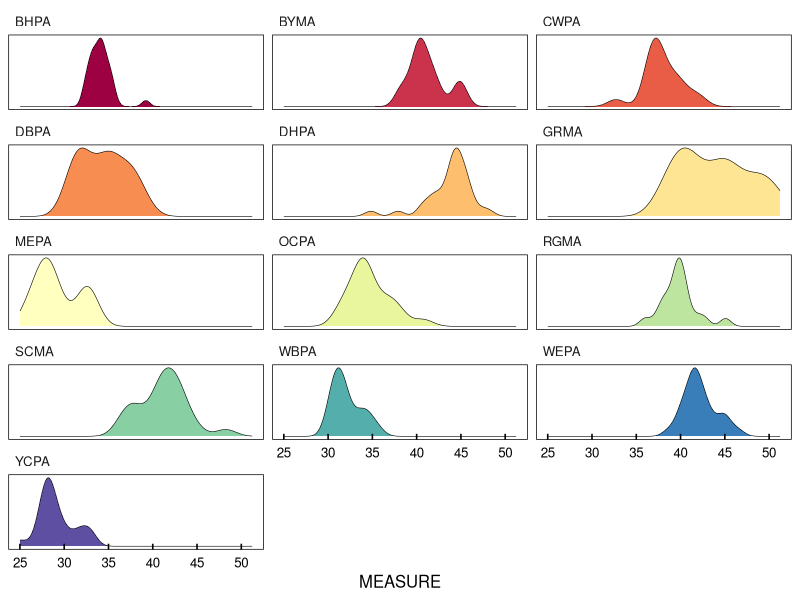
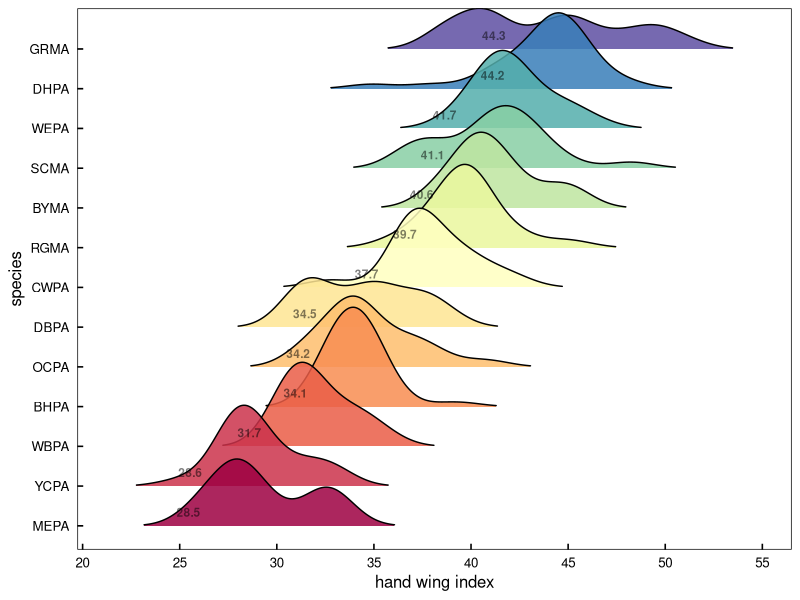
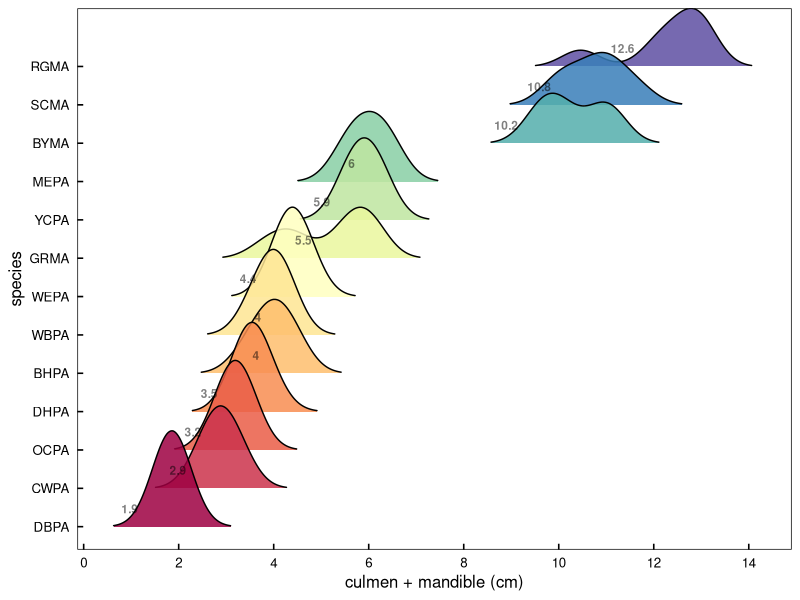
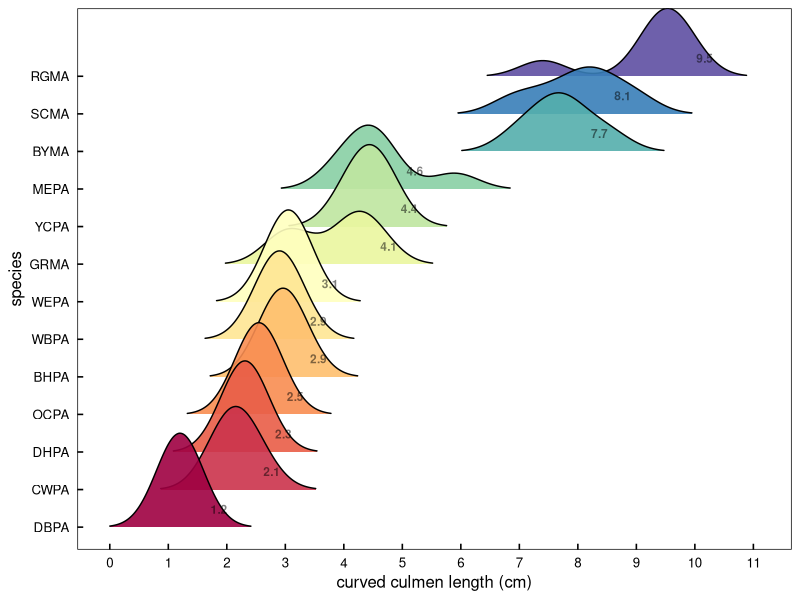
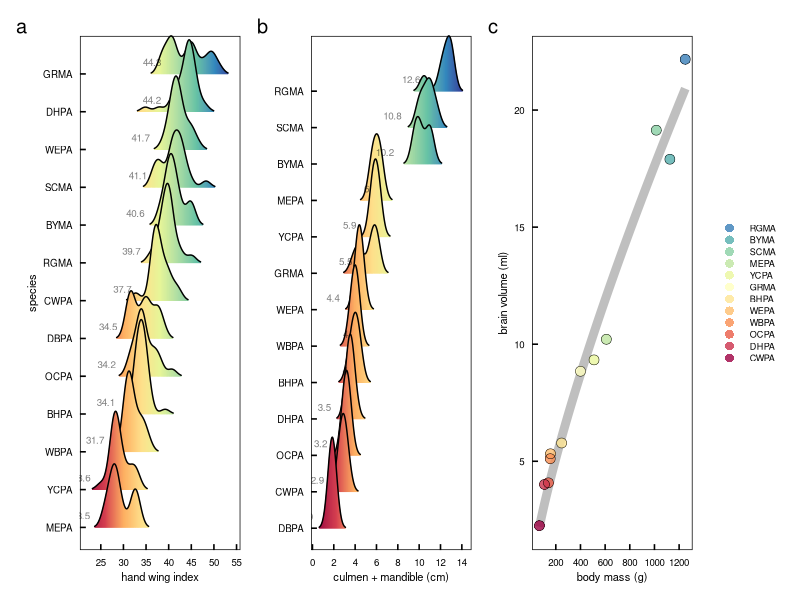

These figures' R source, in order:
#### this script is exploring the morphometric data 
#### from parrots, macaws, and parakeets measured in museums
#### interested in factors contributing to social roles and hierarchies
#### then some basic dataviz


library(ggplot2)      # plotting and viz
library(plyr)         # legacy df manipulation
library(dplyr)        # variable grouping and manipulation
library(reshape)      # legacy df manipulation
library(data.table)   # legacy functions on df 
library(tidyr)        # gathering and spreading
library(zoo)          # roll mean
library(ggthemes)     # helpful ggplot themes
library(forcats)
library(scales)
library(RColorBrewer) # pretty colors
library(ggridges)
library(colorspace)
library(patchwork)


# my custom ggplot theme
themeKV <- theme_few()+
  theme(strip.background = element_blank(),
        axis.line = element_blank(),
        axis.text.x = element_text(colour = "black", margin = margin(0.2, unit = "cm")),
        axis.text.y = element_text(colour = "black", margin = margin(c(1, 0.2), unit = "cm")),
        axis.ticks.x = element_line(colour = "black"), axis.ticks.y = element_line(colour = "black"),
        axis.ticks.length=unit(-0.15, "cm"),element_line(colour = "black", linewidth=.25),
        panel.border = element_rect(colour = "black", fill=NA, linewidth=.5),
        legend.title=element_blank(),
        strip.text=element_text(hjust=0))


#### read in beak and wing morph data
# setwd("/Users/kylevanhoutan/colpa_flock/")
morphs <- read.csv('data/museo_morphs.csv')

#### subset full data set for just wing data 
# focusing here on dispersal ability, so pulling "wing_Hwi" 
# wing_Hwi = hand wing index from Claramunt & Wright 2017, https://doi.org/10.1201/9781315120454
morph_HWi <- subset(morphs, MORPH == "wing_Hwi")
morph_HWi <- morph_HWi[!(morph_HWi$CODE == ""), ]  # remove blank entries in species CODE, for congeners that haven't been rescaled and assigned a CODE

# make a density plot, facet by species CODE
colourCount = length(unique(morph_HWi$CODE)) # but first expand the 11 brewer palette categories
getPalette = colorRampPalette(brewer.pal(11, "Spectral")) # interpolate colors to fit the 13 parrot species
Spectral13 <- getPalette(colourCount) # 13 color Spectral palette 

# then make the plot and call in the expanded Brewer pal
ggplot(morph_HWi, aes(x = MEASURE, fill = CODE)) + 
  themeKV + theme(legend.position = "none") +
  scale_fill_manual(values = Spectral13) +
  #  scale_fill_brewer(palette = "Spectral") +
  theme(axis.text.y = element_blank(),
        axis.title.y = element_blank(),
        axis.ticks.y = element_blank()) +
    geom_density(size = 0.2) +
  facet_wrap(~CODE, ncol=3, scales = "free_y") +
  scale_x_continuous(breaks = seq(20, 50, by = 5))

# same data, but using ridgeline plot w/o faceting
# again use above expanded Brewer palette
ggplot(morph_HWi, aes(x = MEASURE, y = fct_reorder(CODE,MEASURE), fill = fct_reorder(CODE,MEASURE))) + 
# both y and fill are reordered by CODE's median value of MEASURE 
  themeKV + theme(legend.position = "none") +
  scale_fill_manual(values = getPalette(colourCount)) +
  geom_density_ridges(scale = 2.5, alpha = 0.85, size = 0.2, rel_min_height = 0.01, bandwidth = 1.2) +
  stat_summary(geom = "text", fontface = "bold", alpha = 0.5, size = 3, vjust = -1, hjust = 3,
               fun = "median", aes(label = round(after_stat(x), 1))) +
  scale_x_continuous(breaks = seq(20, 60, by = 5)) + 
  xlab("hand wing index") + ylab("species")


# same data, but ridgeline plot continuous x axis fill 
p1 <- ggplot(morph_HWi, aes(x = MEASURE, y = fct_reorder(CODE,MEASURE), fill = after_stat(x))) + 
  # just y is reordered by CODE's median value of MEASURE of HWi 
  themeKV + theme(legend.position = "none",
                  axis.text.x = element_text(size = 7),
                  axis.title.x = element_text(size = 8),
                  axis.text.y = element_text(size = 7),
                  axis.title.y = element_text(size = 8),) +
  geom_density_ridges_gradient(scale = 2.5, alpha = 0.2, size = 0.2, rel_min_height = 0.01, bandwidth = 1) +
  scale_fill_gradientn(colours = c("#9e0142", "#d53e4f",  "#fdae61", "#fee08b", "#e6f598", "#abdda4", "#66c2a5", "#3288bd", "#313695")) +
  # more detail at https://ggplot2.tidyverse.org/reference/scale_gradient.html
  # also here https://r-graphics.org/recipe-colors-palette-continuous
  stat_summary(geom = "text", alpha = 0.5, size = 2.5, vjust = -1, hjust = 2.5,
               fun = "median", aes(label = round(after_stat(x), 1))) +
  scale_x_continuous(breaks = seq(25, 55, by = 5)) + 
  xlab("hand wing index") + 
  ylab("species")

# the distiller command doesn't work well here as it melds only 7 discrete colors 
# from an existing palette, like viridis or brewer
# see documentation here https://cran.r-project.org/web/packages/ggplot2/ggplot2.pdf



#### subset full data set for beak data
# focusing here on beak as a weapon, so want size
# pulling "culm_mand_SL" 
# culm_mand_SL = cumulative straight length of culmen and mandible in cm
morph_CMs <- subset(morphs, MORPH == "culm_mand_SL")
morph_CMs <- morph_CMs[!(morph_CMs$CODE == ""), ]  # remove blank entries in species CODE, for congeners that haven't been rescaled and assigned a CODE


colourCount = length(unique(morph_CMs$CODE))
getPalette = colorRampPalette(brewer.pal(11, "Spectral"))

# make ridgeline/joy plot of beak size
ggplot(morph_CMs, aes(x = MEASURE, y = fct_reorder(CODE,MEASURE), fill = fct_reorder(CODE,MEASURE))) + 
  # both y and fill are reordered by CODE's median value of MEASURE 
  themeKV + theme(legend.position = "none") +
  scale_fill_manual(values = getPalette(colourCount)) +
  geom_density_ridges(scale = 2.5, alpha = 0.85, size = 0.25, rel_min_height = 0.01, bandwidth = 0.4) +
  stat_summary(geom = "text", fontface = "bold", alpha = 0.5, size = 3, vjust = -1.5, hjust = 3,
               fun = "median", aes(label = round(after_stat(x), 1))) +
  scale_x_continuous(breaks = seq(0, 16, by = 2)) + 
  xlab("culmen + mandible (cm)") + ylab("species")


# same data, but ridgeline plot continuous x axis fill 
p2 <- ggplot(morph_CMs, aes(x = MEASURE, y = fct_reorder(CODE,MEASURE), fill = after_stat(x))) + 
  # just y is reordered by CODE's median value of MEASURE of CMs
  themeKV + theme(legend.position = "none",
                  axis.text.x = element_text(size = 7),
                  axis.title.x = element_text(size = 8),
                  axis.text.y = element_text(size = 7),
                  axis.title.y = element_text(size = 0),) +
  scale_fill_gradientn(colours = c("#9e0142", "#d53e4f",  "#fdae61", "#fee08b", "#e6f598", "#abdda4", "#66c2a5", "#3288bd", "#313695")) +
  #  scale_fill_distiller(palette = "Spectral", direction = 1) + # continuous 7 color Brewer
  geom_density_ridges_gradient(scale = 2.5, alpha = 0.6, size = 0.2, rel_min_height = 0.01, bandwidth = 0.4) +
  stat_summary(geom = "text", alpha = 0.5, size = 2.5, vjust = -1, hjust = 2.5,
               fun = "median", aes(label = round(after_stat(x), 1))) +
  scale_x_continuous(breaks = seq(0, 16, by = 2)) + 
  xlab("culmen + mandible (cm)") + 
  ylab("species")



#### subset full data set for beak data
# focusing here on beak as a weapon, so want size
# pulling "culmen_CL" 
# culmen_CL = curved culmen length in cm
morph_CCL <- subset(morphs, MORPH == "culmen_CL")
morph_CCL <- morph_CCL[!(morph_CCL$CODE == ""), ]  # remove blank entries in species CODE, for congeners that haven't been rescaled and assigned a CODE

colourCount = length(unique(morph_CCL$CODE))
getPalette = colorRampPalette(brewer.pal(11, "Spectral"))

# make ridgeline/joy plot of beak size
ggplot(morph_CCL, aes(x = MEASURE, y = fct_reorder(CODE,MEASURE), fill = fct_reorder(CODE,MEASURE))) + 
  # both y and fill are reordered by CODE's median value of MEASURE 
  themeKV + theme(legend.position = "none") +
  scale_fill_manual(values = getPalette(colourCount)) +
  geom_density_ridges(scale = 2.5, alpha = 0.9, size = 0.25, rel_min_height = 0.01, bandwidth = 0.4) +
  scale_x_continuous(breaks = seq(0, 12, by = 1)) + 
  stat_summary(geom = "text", fontface = "bold", alpha = 0.5, size = 3, vjust = -1.5, hjust = -1.8,
               fun = "median", aes(label = round(after_stat(x), 1))) +
  xlab("curved culmen length (cm)") + ylab("species")


#### read in body mass and brain volume data
massvol <- read.csv('data/body_brain.csv')

#### bar plot of body mass
p3 <- ggplot(massvol, aes(x = MASS_g, color = MASS_g, 
                          y = fct_reorder(CODE, MASS_g))) + # reorder for geom_col
  themeKV + theme(legend.position = "none",
        axis.ticks.y = element_blank(),
        axis.title.x = element_text(size = 8),
        axis.title.y = element_text(size = 0),
        axis.text.x = element_text(size = 7),
        axis.text.y = element_text(size = 6)) + 
  geom_col(alpha = 0.85, width = 0.85) + # width controls gaps between bars
  # scale_y_continuous(breaks = seq(0, 40, by = 5)) +
  scale_x_continuous(breaks = seq(0, 1400, by = 200)) +
  xlab("body mass (g)")


#### allometric function of body mass vs brain volume
## model fit is power function, residuals form this model interpreted as proxy for cognitive aptitude
## see JR Krebs & NB Davies (1993) Introduction to behavioral ecology. Blackwell: Oxford UK, p 30  

p4 <- ggplot(massvol, aes(x = MASS_g, y = BRAIN_ml)) + 
  themeKV + theme(legend.position = "none",
                  axis.text.x = element_text(size = 7),
                  axis.title.x = element_text(size = 8),
                  axis.text.y = element_text(size = 7),
                  axis.title.y = element_text(size = 8),) +
  geom_line(alpha = 0.25, size = 3, color = '#000000',
            stat = "smooth", method = 'nls', formula = 'y~a*x^b', # power fit using non-linear squares regression
              method.args = list(start= c(a = 1,b=1)), se = FALSE) + 
  geom_point(shape =19, size = 3.2, alpha = 0.8, 
             aes(color = MASS_g)) +
  geom_point(shape = 1,size = 3.2, colour = "black", stroke = 0.25,) +
  scale_colour_gradientn(colours = c("#9e0142", "#d53e4f",  "#fdae61", "#fee08b", "#e6f598", "#abdda4", "#66c2a5", "#3288bd", "#313695")) +
  scale_y_continuous(breaks = seq(0, 25, by = 5)) +
  scale_x_continuous(breaks = seq(0, 1400, by = 200)) +
  xlab("body mass (g)") + 
  ylab("brain volume (ml)")


# try this plot a different way, ranking by CODE class
# but means have to force expand the palette

p5 <- ggplot(massvol, aes(x = MASS_g, y = BRAIN_ml)) + 
  themeKV + theme(axis.text.x = element_text(size = 7),
                  axis.title.x = element_text(size = 8),
                  axis.text.y = element_text(size = 7),
                  axis.title.y = element_text(size = 8),
                  legend.key.height = unit(0.3, 'cm'), # shrink the native height of legend
                  legend.text = element_text(size=6.5)) + # reduce font size on legend
  geom_line(alpha = 0.25, size = 3, color = '#000000',
            stat = "smooth", method = 'nls', formula = 'y~a*x^b', # power fit using non-linear squares regression
            method.args = list(start= c(a = 1,b=1)), se = FALSE) + 
  geom_point(shape = 16, size = 3.2, alpha = 0.8, 
             aes(color = fct_reorder(CODE,MASS_g))) + # color by CODE, sorted big to small by MASS_g
  scale_color_manual(values = Spectral13) +
  geom_point(shape = 1,size = 3.2, colour = "black", stroke = 0.25,) +
  scale_y_continuous(breaks = seq(0, 25, by = 5)) +
  scale_x_continuous(breaks = seq(0, 1400, by = 200)) +
  xlab("body mass (g)") + 
  ylab("brain volume (ml)") +
  guides(color = guide_legend(reverse=TRUE, # reverse legend sort order to match data sort
                              override.aes = list(size=2.6))) # reduce point size in legend
  

layout <- "
ABC"
p1 + p2 + p5 + 
  plot_layout(design = layout) +
  plot_annotation(tag_levels = 'a') # add panel labels a, b, c... etc
